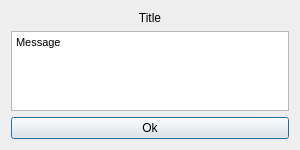
<?xml version="1.0" encoding="UTF-8"?>
<ui version="4.0">
 <class>exception_occured_dialog</class>
 <widget class="QDialog" name="exception_occured_dialog">
  <property name="geometry">
   <rect>
    <x>0</x>
    <y>0</y>
    <width>300</width>
    <height>150</height>
   </rect>
  </property>
  <property name="windowTitle">
   <string>Error</string>
  </property>
  <layout class="QVBoxLayout" name="verticalLayout">
   <item>
    <widget class="QLabel" name="title_label">
     <property name="styleSheet">
      <string notr="true">font: 75 16pt &quot;Times New Roman&quot;;</string>
     </property>
     <property name="text">
      <string>Title</string>
     </property>
     <property name="alignment">
      <set>Qt::AlignCenter</set>
     </property>
    </widget>
   </item>
   <item>
    <widget class="QTextBrowser" name="message_text_browser">
     <property name="styleSheet">
      <string notr="true"/>
     </property>
     <property name="html">
      <string>&lt;!DOCTYPE HTML PUBLIC &quot;-//W3C//DTD HTML 4.0//EN&quot; &quot;http://www.w3.org/TR/REC-html40/strict.dtd&quot;&gt;
&lt;html&gt;&lt;head&gt;&lt;meta name=&quot;qrichtext&quot; content=&quot;1&quot; /&gt;&lt;style type=&quot;text/css&quot;&gt;
p, li { white-space: pre-wrap; }
&lt;/style&gt;&lt;/head&gt;&lt;body style=&quot; font-family:'MS Shell Dlg 2'; font-size:8.25pt; font-weight:400; font-style:normal;&quot;&gt;
&lt;p style=&quot; margin-top:0px; margin-bottom:0px; margin-left:0px; margin-right:0px; -qt-block-indent:0; text-indent:0px;&quot;&gt;Message&lt;/p&gt;&lt;/body&gt;&lt;/html&gt;</string>
     </property>
    </widget>
   </item>
   <item>
    <widget class="QPushButton" name="ok_button">
     <property name="text">
      <string>Ok</string>
     </property>
    </widget>
   </item>
  </layout>
 </widget>
 <layoutdefault spacing="6" margin="11"/>
 <resources/>
 <connections/>
</ui>
